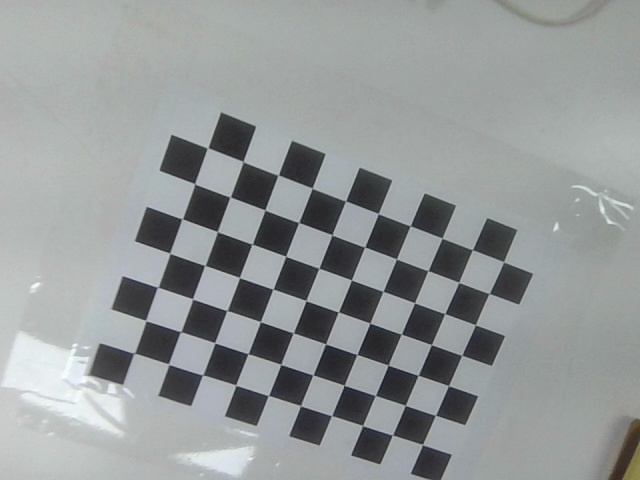
#> input picture best_chessboards/000.jpg, 640 x 480 px; its folder holds only this picture in this run
$ python calibration.py
#> lines starting #> are read from the running program, lines starting #| are printed output that depends on the picture; after the words box and inside, x2 and y2 are one past the last pixel; in counts of white or black regions, pixels touching at a corner belong together; long printed decimals are rounded
import cv2 as cv
import numpy as np
import glob

# =========================
# Settings
# =========================
pattern_size = (10, 7)      # 내부 코너 수
square_size = 25.0         # mm

image_paths = glob.glob("best_chessboards/*.jpg")

# =========================
# Prepare Object Points
# =========================
objp = np.zeros((pattern_size[0] * pattern_size[1], 3), np.float32)
objp[:, :2] = np.mgrid[0:pattern_size[0], 0:pattern_size[1]].T.reshape(-1, 2)
objp *= square_size

objpoints = []
imgpoints = []

criteria = (
    cv.TERM_CRITERIA_EPS + cv.TERM_CRITERIA_MAX_ITER,
    30,
    0.001
)

# =========================
# Find Corners
# =========================
for path in image_paths:
    img = cv.imread(path)
#> img is the input picture: shape (480, 640, 3); mean B, G, R 152.9, 152.5, 148.4
    gray = cv.cvtColor(img, cv.COLOR_BGR2GRAY)

    found, corners = cv.findChessboardCorners(gray, pattern_size)
#> found = True; corners = 70 rows, first 8: [422.3, 444.4], [391.8, 434.4], [363.2, 425.3], [331.4, 415.5], [299.6, 405.9], [268.4, 395.5], [235, 385.7], [202.5, 374.4]

    if found:
        corners = cv.cornerSubPix(
            gray,
            corners,
            (11,11),
            (-1,-1),
            criteria
        )
#> corners = 70 rows, first 8: [422.6, 444.6], [392.5, 435], [362.6, 425.6], [331.6, 415.6], [300.5, 405.7], [268.4, 395.5], [235.8, 385.2], [202.7, 375]

        objpoints.append(objp)
        imgpoints.append(corners)

        cv.drawChessboardCorners(img, pattern_size, corners, found)
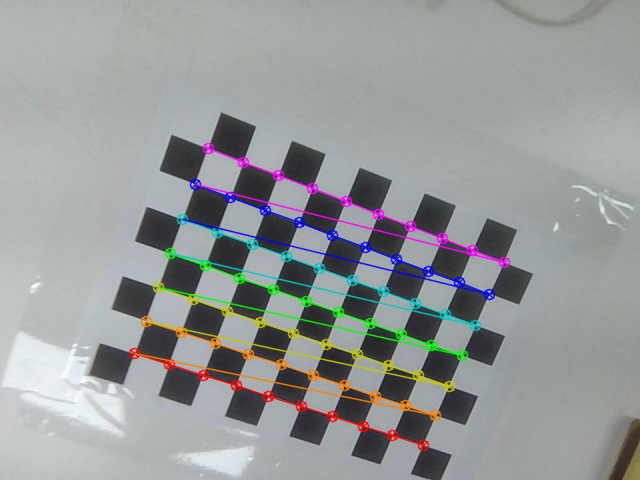
#> img: shape (480, 640, 3); 5.5% of pixels changed, all inside (x1, y1, x2, y2) = (128, 142, 511, 452)
        cv.imshow("Corners", img)
        cv.waitKey(200)

cv.destroyAllWindows()

# =========================
# Calibration
# =========================
ret, camera_matrix, dist_coeffs, rvecs, tvecs = cv.calibrateCamera(
    objpoints,
    imgpoints,
    gray.shape[::-1],
    None,
    None
)
#> ret = 0.194; camera_matrix = [[765.1, 0, 335.6], [0, 779, 263], [0, 0, 1]]; dist_coeffs = [[-0.105, 4.2, 0.0011, 0.00511, -31.97]]; rvecs = ([0.27, 0.316, -2.75],); tvecs = ([65.78, 135.6, 583.8],)

print("RMS Error:", ret)
#| RMS Error: 0.1942
print("Camera Matrix:\n", camera_matrix)
#| Camera Matrix:
#|  [[765.105   0.         335.613]
#|  [  0.         778.955 263.034]
#|  [  0.           0.           1.        ]]
print("Distortion:\n", dist_coeffs)
#| Distortion:
#|  [[-1.05376351e-01  4.19606096e+00  1.10239873e-03  5.11321056e-03
#|   -3.19659199e+01]]

np.savez(
    "calibration_data.npz",
    camera_matrix=camera_matrix,
    dist_coeffs=dist_coeffs
)

print("Calibration saved.")

$ run again, on best_chessboards/004.jpg
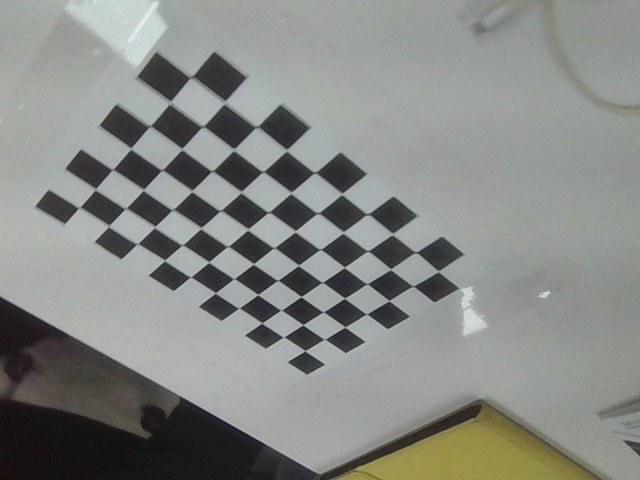
#> input picture best_chessboards/004.jpg, 640 x 480 px
#> img is the input picture: shape (480, 640, 3); mean B, G, R 133.3, 136.9, 134.5
#> `gray = cv.cvtColor(img, cv.COLOR_BGR2GRAY)`:
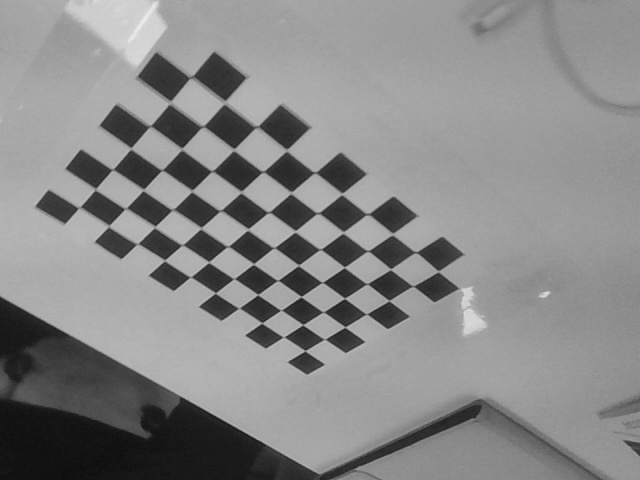
#> gray: shape (480, 640); min 13, max 237, mean 135.8
#> `found, corners = cv.findChessboardCorners(gray, pattern_size)`: found = True; corners = 70 rows, first 8: [305.5, 350.7], [283.6, 337.3], [262.5, 322.8], [238.9, 308.1], [215.8, 293.3], [190.6, 277], [164.8, 260.4], [137.6, 243.6]
#> `corners = cv.cornerSubPix( gray, corners, (11,11), (-1,-1), criteria )`: corners = 70 rows, first 8: [305, 350.7], [283.7, 337], [261.9, 323], [239, 308.2], [215.4, 293], [190.5, 277], [164.6, 260.4], [137.5, 243.7]
#> `cv.drawChessboardCorners(img, pattern_size, corners, found)`:
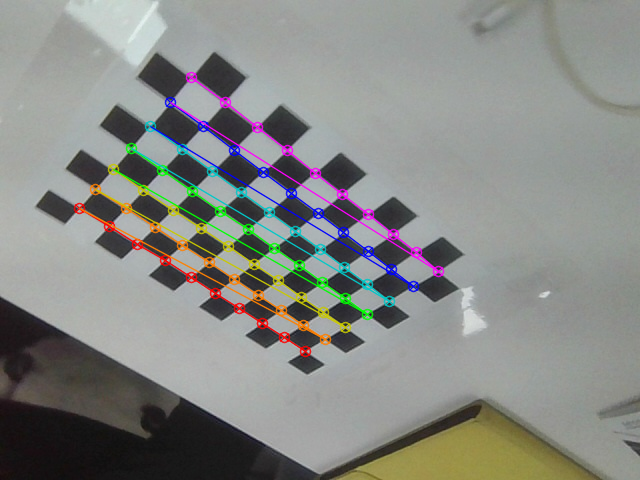
#> img: shape (480, 640, 3); 4.84% of pixels changed, all inside (x1, y1, x2, y2) = (73, 71, 445, 358)
#> ret = 0.301; camera_matrix = [[481.3, 0, 301.2], [0, 400.1, 257.4], [0, 0, 1]]; dist_coeffs = [[0.0994, -0.372, 0.00313, -0.0374, 0.331]]; rvecs = ([0.0345, 0.727, -2.29],); tvecs = ([4.21, 98.4, 422.2],)
#| RMS Error: 0.3008
#| Camera Matrix:
#|  [[481.277   0.         301.235]
#|  [  0.         400.074 257.374 ]
#|  [  0.           0.           1.        ]]
#| Distortion:
#|  [[ 0.09938  -0.3725  0.003134 -0.03743  0.3307]]

$ run again, on best_chessboards/005.jpg
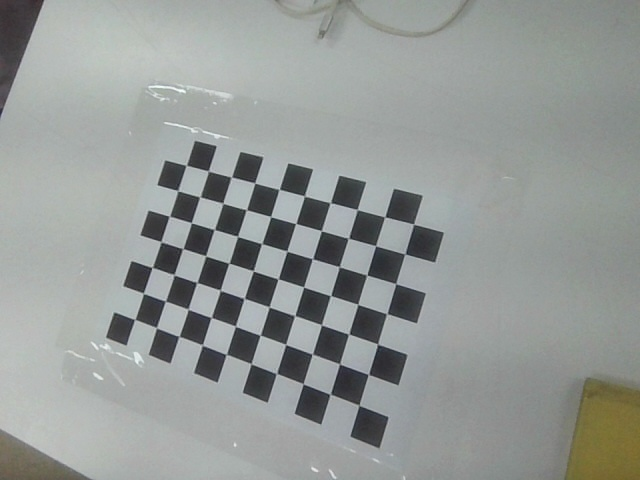
#> input picture best_chessboards/005.jpg, 640 x 480 px
#> img is the input picture: shape (480, 640, 3); mean B, G, R 150.3, 152.9, 148.5
#> `found, corners = cv.findChessboardCorners(gray, pattern_size)`: found = True; corners = 70 rows, first 8: [358.5, 405.3], [330, 394.2], [303.1, 383.6], [276.7, 373.7], [251.3, 363.5], [226.1, 354.3], [202.6, 344.9], [179.2, 336.4]
#> `corners = cv.cornerSubPix( gray, corners, (11,11), (-1,-1), criteria )`: corners = 70 rows, first 8: [359, 405.3], [330.2, 394.3], [303.2, 383.7], [276.5, 373.5], [251.2, 363.7], [226.3, 354.4], [202.4, 345.1], [178.9, 336.4]
#> `cv.drawChessboardCorners(img, pattern_size, corners, found)`:
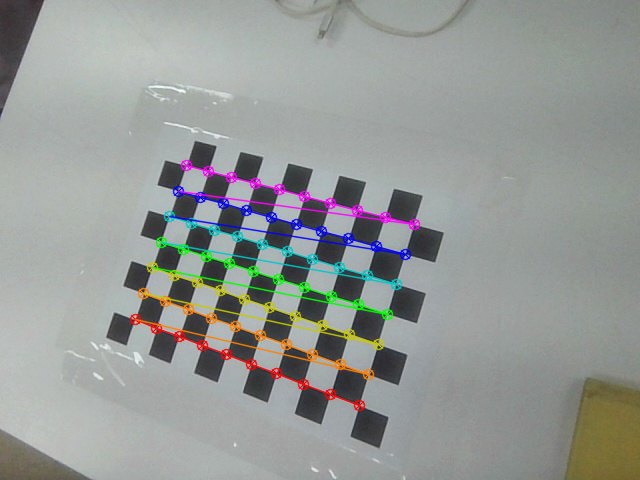
#> img: shape (480, 640, 3); 4.62% of pixels changed, all inside (x1, y1, x2, y2) = (129, 159, 421, 412)
#> ret = 0.153; camera_matrix = [[510.3, 0, 300.2], [0, 530.5, 284.2], [0, 0, 1]]; dist_coeffs = [[0.115, -1.02, 0.00213, -0.00627, 2.97]]; rvecs = ([-0.445, -0.152, -2.8],); tvecs = ([47.8, 94.46, 415.3],)
#| RMS Error: 0.1529
#| Camera Matrix:
#|  [[510.265   0.         300.227]
#|  [  0.         530.485 284.160]
#|  [  0.           0.           1.        ]]
#| Distortion:
#|  [[ 1.15268297e-01 -1.01853578e+00  2.13001942e-03 -6.26657276e-03
#|    2.96895833e+00]]

$ run again, on best_chessboards/006.jpg
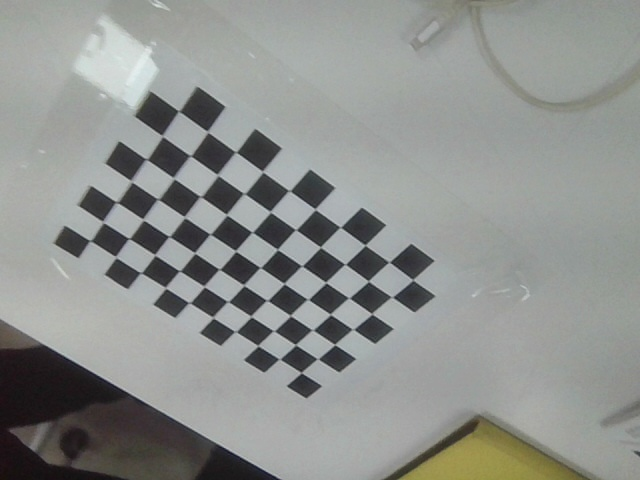
#> input picture best_chessboards/006.jpg, 640 x 480 px
#> img is the input picture: shape (480, 640, 3); mean B, G, R 141.8, 144.8, 142.2
#> `found, corners = cv.findChessboardCorners(gray, pattern_size)`: found = True; corners = 70 rows, first 8: [300.5, 372.6], [279.6, 358.9], [257.9, 345.8], [235.4, 331.5], [213.6, 317.2], [189.2, 302.4], [165.3, 287.8], [140.8, 273]
#> `corners = cv.cornerSubPix( gray, corners, (11,11), (-1,-1), criteria )`: corners = 70 rows, first 8: [301.2, 372.6], [279.5, 359], [257.9, 345.6], [235.5, 331.6], [212.9, 317.5], [189.5, 302.8], [165.5, 287.7], [140.9, 272.8]
#> `cv.drawChessboardCorners(img, pattern_size, corners, found)`:
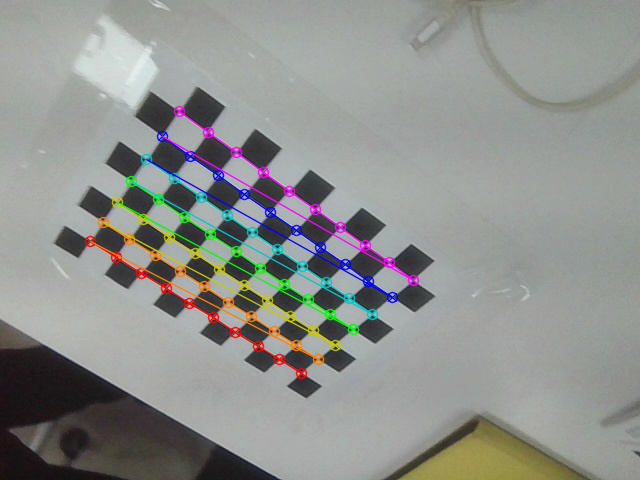
#> img: shape (480, 640, 3); 4.65% of pixels changed, all inside (x1, y1, x2, y2) = (84, 105, 420, 380)
#> ret = 0.255; camera_matrix = [[417.9, 0, 339.9], [0, 384.8, 211.6], [0, 0, 1]]; dist_coeffs = [[-0.0848, 0.354, 0.00562, 0.00644, -0.446]]; rvecs = ([0.0788, 0.523, -2.4],); tvecs = ([-36.52, 162.7, 388.4],)
#| RMS Error: 0.2546
#| Camera Matrix:
#|  [[417.865   0.         339.939]
#|  [  0.         384.761 211.618]
#|  [  0.           0.           1.        ]]
#| Distortion:
#|  [[-0.08478  0.3541  0.005616  0.006435 -0.4461]]

$ run again, on best_chessboards/001.jpg
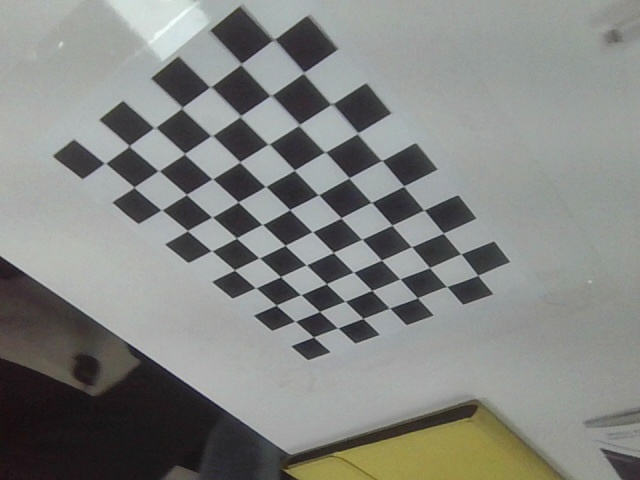
#> input picture best_chessboards/001.jpg, 640 x 480 px
#> img is the input picture: shape (480, 640, 3); mean B, G, R 129.9, 133.1, 131.4
#> `gray = cv.cvtColor(img, cv.COLOR_BGR2GRAY)`:
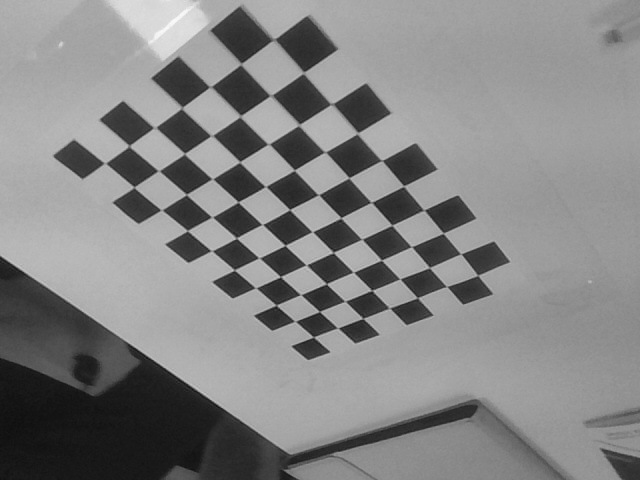
#> gray: shape (480, 640); min 15, max 250, mean 132.2
#> `found, corners = cv.findChessboardCorners(gray, pattern_size)`: found = True; corners = 70 rows, first 8: [314.7, 337.3], [295.2, 321.4], [276, 305], [255.6, 287.7], [233.8, 269.9], [211.7, 250.5], [187.5, 230.8], [161.6, 209.8]
#> `corners = cv.cornerSubPix( gray, corners, (11,11), (-1,-1), criteria )`: corners = 70 rows, first 8: [313.5, 337], [295.1, 321.3], [276.2, 305.2], [255.7, 287.8], [234.4, 270], [211.6, 250.8], [187.5, 230.6], [161.5, 210]
#> `cv.drawChessboardCorners(img, pattern_size, corners, found)`:
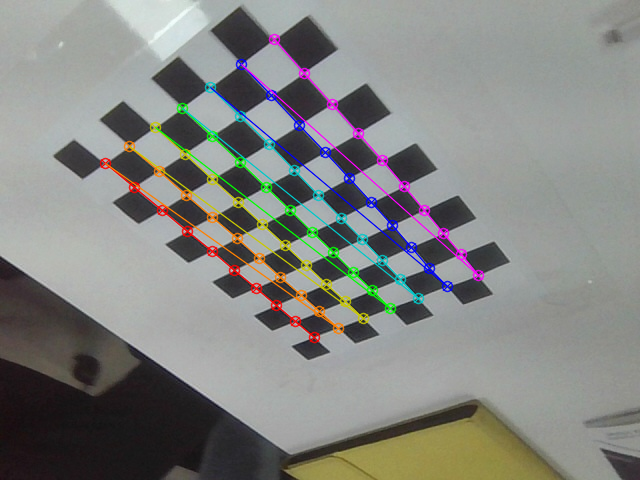
#> img: shape (480, 640, 3); 4.63% of pixels changed, all inside (x1, y1, x2, y2) = (99, 33, 485, 344)
#> ret = 0.259; camera_matrix = [[412.5, 0, 322], [0, 297.2, 288.2], [0, 0, 1]]; dist_coeffs = [[0.0349, -0.0633, 0.00101, -0.0337, 0.0415]]; rvecs = ([0.0764, 0.614, -2.11],); tvecs = ([-6.92, 56.54, 344.8],)
#| RMS Error: 0.2591
#| Camera Matrix:
#|  [[412.505   0.         322.036]
#|  [  0.         297.203  288.225]
#|  [  0.           0.           1.        ]]
#| Distortion:
#|  [[ 0.03488 -0.06331  0.001013 -0.0337  0.04145]]
